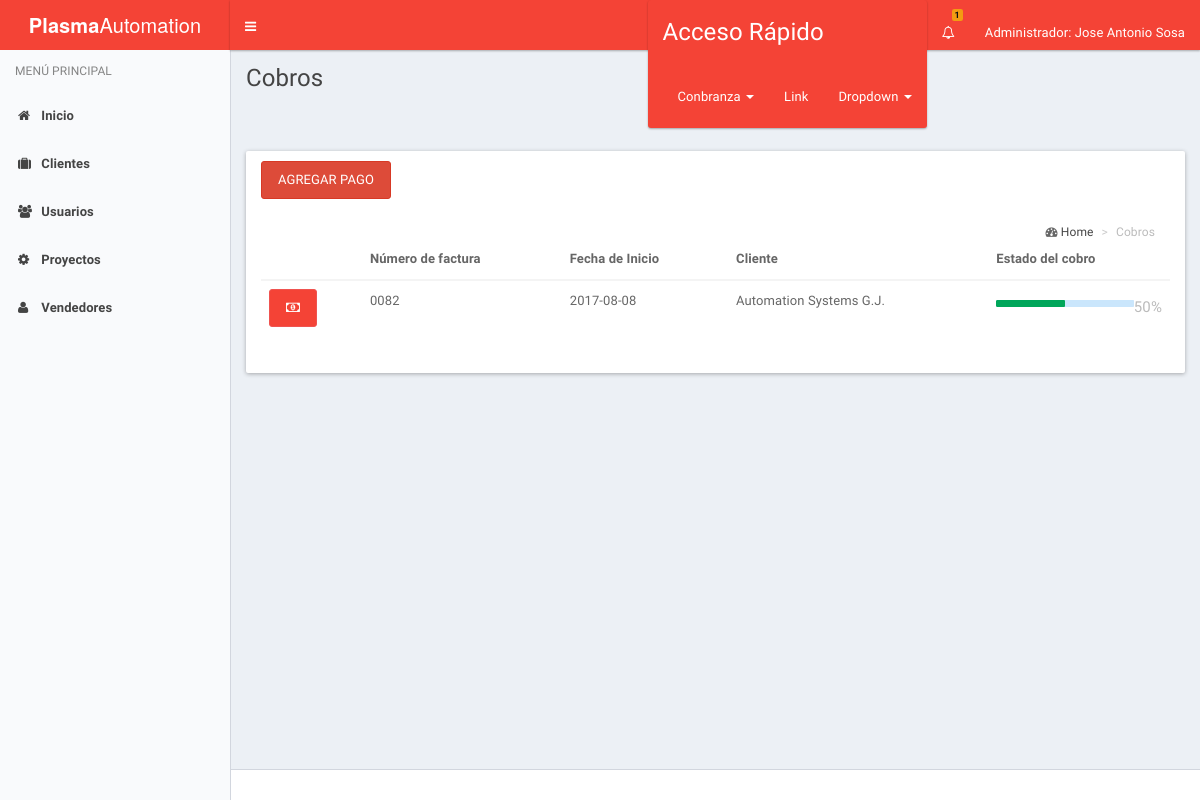
Page /cobranzaAdmin/index_cobro.php (signed in) on the earlier database version.
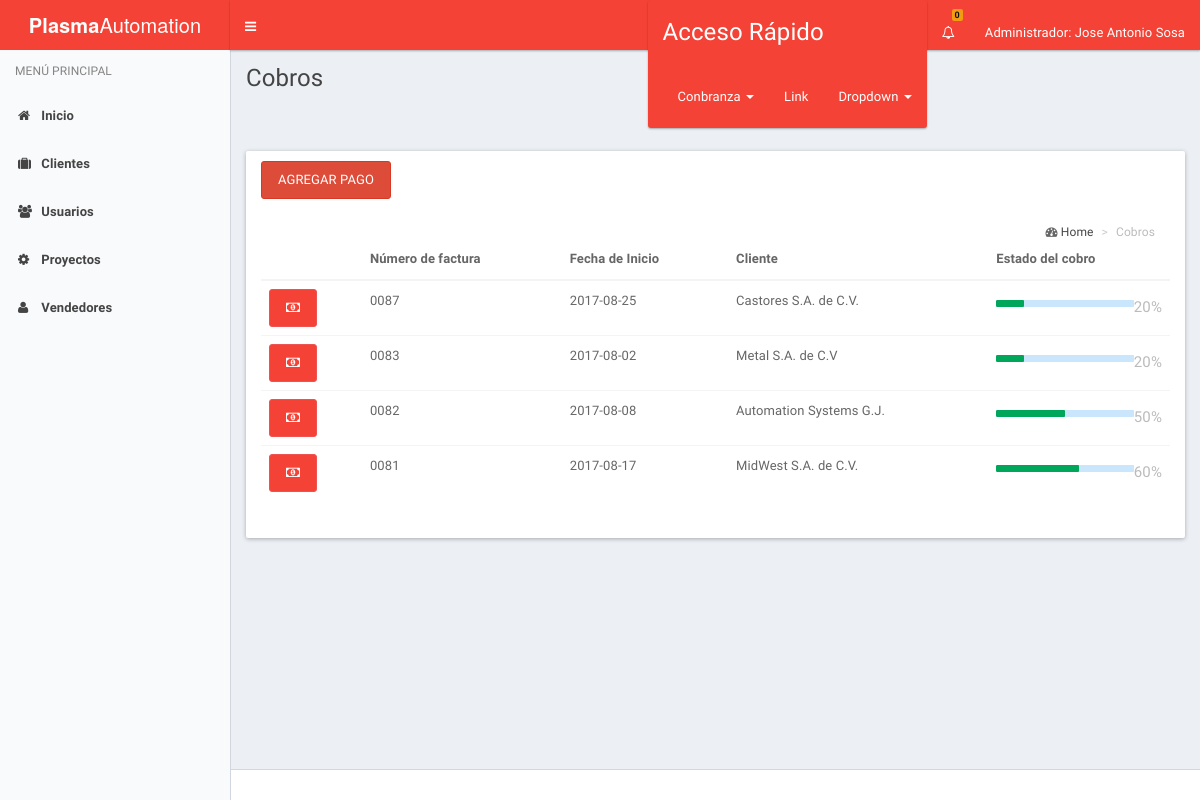
Same page on the later database version.
### tables this page shows
CREATE TABLE IF NOT EXISTS `proforma` (
  `id_proforma` int(11) NOT NULL,
  `no_factura` int(4) NOT NULL,
  `fecha_inicio` date NOT NULL,
  `id_cliente` int(4) NOT NULL,
  `id_vendedor` int(4) NOT NULL,
  `fecha_entrega` date NOT NULL,
  `id_proyecto` int(4) NOT NULL,
  `descripcion` text NOT NULL,
  `estatus` int(11) NOT NULL
);

CREATE TABLE IF NOT EXISTS `cliente` (
  `No_Cliente` int(10) NOT NULL,
  `nu_cliente` int(11) NOT NULL,
  `nombre` varchar(25) NOT NULL,
  `domicilio` varchar(70) NOT NULL,
  `id_estado` int(2) NOT NULL,
  `id_municipio` varchar(25) NOT NULL,
  `rfc` varchar(15) NOT NULL,
  `correo` varchar(30) NOT NULL,
  `telefono` int(15) NOT NULL,
  `c_p` int(8) NOT NULL
);

CREATE TABLE IF NOT EXISTS `cobro` (
  `id_cobro` int(11) NOT NULL,
  `porcentaje` int(3) NOT NULL,
  `id_proforma` int(11) NOT NULL,
  `estatus` int(11) NOT NULL
);

### cobranzaAdmin/index_cobro.php (the view, shortened to what the changed rows need)
<!DOCTYPE html>
<html lang="es">
  <head>
    <link rel="stylesheet" href="../assets/bootstrap/css/bootstrap.css">
    <link rel="stylesheet" href="../assets/css/font-awesome.min.css">
    <link rel="stylesheet" href="../assets/css/ionicons.min.css">
    <link rel="stylesheet" href="../assets/dist/css/AdminLTE.css">
    <link rel="stylesheet" href="../assets/dist/css/skins/_all-skins.css">
    <link rel="stylesheet" href="assets/plugins/select2/select2.min.css">
    <link href="assets/plugins/pnotify/css/pnotify.custom.min.css" rel="stylesheet">
  </head>
  <body class="hold-transition skin-blue-light sidebar-mini">
    <div class="wrapper">
      <?php
        include('header.php');
      ?>
      <div class="content-wrapper" id="content">
        <section class="content-header">
          <h1>
            Cobros
          </h1>
        </section>
        <section class="content">
      <div class="col-lg-12">
         <div class="row">
          <div class="panel">
            <div class="panel-body">
              <table class="table">
                <thead>
                  <tr>
                    <th></th>
                    <th>Número de factura</th>
                    <th>Fecha de Inicio</th>
                    <th>Cliente</th>
                    <th>Estado del cobro</th>
                  </tr>
                </thead>
                <tbody>
                <?php
                  $sql = "SELECT p.id_proforma, p.no_factura as no_factura, p.fecha_inicio as fecha_inicio, c.No_Cliente, c.nombre as nombre, co.id_cobro, co.porcentaje as porcentaje from proforma p inner join cliente c on c.No_Cliente = p.id_cliente inner join cobro co on co.id_proforma = p.id_proforma  ORDER BY no_factura DESC";
                  $resultado = mysql_query($sql, $conexion);
                  while ($proforma = mysql_fetch_assoc($resultado)) {
                    echo "<tr>";
                     echo "<td><a href='cobros.php?pago_proyecto_id=".$proforma['id_cobro']."' class='btn btn-rounded btn-primary ver-proyecto' title='Realizar Pago' ><i class='fa fa-money'></i></a></td>";
                    echo "<td>00".$proforma['no_factura']."</td>";
                    echo "<td>".$proforma['fecha_inicio']."</td>";
                    echo "<td>".$proforma['nombre']."</td>";
                    echo "
                    <td><h5><small class='pull-right'>".$proforma['porcentaje'].'%'."</small></h5><div class='progress xs'><div class='progress-bar progress-bar-green' style='width:".$proforma['porcentaje'].'%'."'' role='progress-bar' aria-valuenow='20' aria-valuemin='0' aria-valuemax='100'></div></div></td>";
                  }
                ?>
                </tbody>
              </table>
            </div>
          </div>
        </div>
      </div>
    </section>
  </div>
    </div>
  </body>
</html>

### cobranzaAdmin/header.php (shortened to what the changed rows need)
<?php
                  $host = 'localhost';
                  $user = 'root';
                  $password = '123';
                  $conexion = @mysql_connect($host, $user, $password);
?>
<header class="main-header">
        <nav class="navbar navbar-static-top" role="navigation" style="height: 50px;">
          <div class="navbar-custom-menu">
            <ul class="nav navbar-nav">
                <li class="dropdown notifications-menu">
              <a href="#" class="dropdown-toggle" data-toggle="dropdown" aria-expanded="true">
              <i class="fa fa-bell-o">
              </i>
              <?php
              $sql = "SELECT id_notificacion, sum(contador) as suma from notificacion";
              $resultado = mysql_query($sql, $conexion);
              $contador = mysql_fetch_assoc($resultado);
              echo "<span class = 'label label-warning text-black'>".$contador['suma']."</span>";
              ?>
              </a>
              </li>
            </ul>
          </div>
        </nav>
      </header>

Differences in the rows shown:
added proforma: no_factura "87", fecha_inicio "2017-08-25", id_cliente.nombre "Castores S.A. de C.V.", cobro.porcentaje "20"
added proforma: no_factura "83", fecha_inicio "2017-08-02", id_cliente.nombre "Metal S.A. de C.V", cobro.porcentaje "20"
now on this page (row unchanged): proforma: no_factura "81", fecha_inicio "2017-08-17", id_cliente.nombre "MidWest S.A. de C.V.", cobro.porcentaje "60"
Other differences:
$contador['suma']: "1" → "0"
